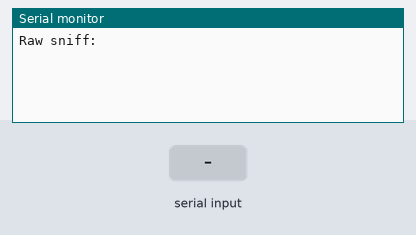
Bench run of a sketch on a simulated ESP32. Shown: the last lines printed to the serial monitor. The inputs (shaded band) are chosen by the test bench.

Above: at 1.2 s.
1.3 s: "1" received over the second serial link
At 2.4 s:
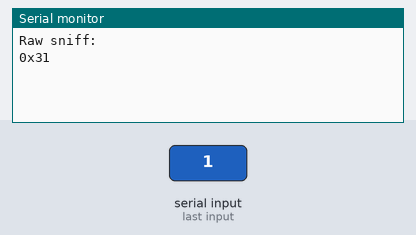
2.8 s: "0" received over the second serial link
At 3.6 s:
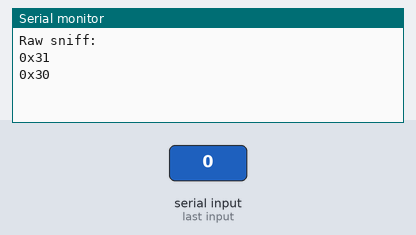
4.3 s: "2" received over the second serial link
At 4.7 s:
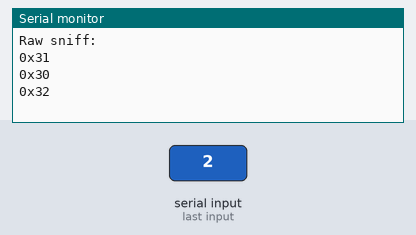

The sketch:

RosikLidarRawSniff.ino
```cpp
void setup() {
  Serial.begin(115200);
  Serial2.begin(115200, SERIAL_8N1, 16, 17);   // RX2=16, TX2=17
  Serial.println("Raw sniff:");
}

void loop() {
  if (Serial2.available()) {
    uint8_t b = Serial2.read();
    Serial.print("0x");
    if (b < 0x10) Serial.print('0');
    Serial.print(b, HEX);
    Serial.println(' ');
  }
}
```

Measured:
- after the input at 1.3 s, the serial monitor: prints a new line at once (image 1)
- after the input at 2.8 s, the serial monitor: prints a new line at once (image 2)
- after the input at 4.3 s, the serial monitor: prints a new line at once (image 3)
